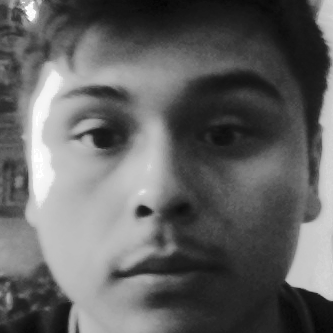
//> input picture faceRecognition/training_samples/dcface_10.png, 333 x 333 px, given in place of the camera
$ ./revision   (built with g++ and OpenCV 4)
//> lines starting //> are read from the running program, lines starting //| are printed output that depends on the picture; after the words box and inside, x2 and y2 are one past the last pixel; in counts of white or black regions, pixels touching at a corner belong together
// THE paper: https://lear.inrialpes.fr/people/triggs/pubs/Dalal-cvpr05.pdf
#include "opencv2/objdetect.hpp"
#include "opencv2/highgui.hpp"
#include "opencv2/imgproc.hpp"
#include <opencv2/opencv.hpp>
#include <iostream>
#include <stdio.h>
#include <string.h>
#include <vector>
#include <time.h>
#include <typeinfo>


#define PATH_FACE_CASCADE "./HAAR_faceData/haarcascade_frontalface_alt.xml"
#define FILENAME_SESSION_DATA "info.txt"
#define PATH_SAMPLE_DIR "training_data"

#define PATH_SAVE_MODEL "myFace.yml"

#define DEBUG
#define DEBUG_STEP
//#define DEBUG_SHOW_SAMPLE

#define FACE_INPUT_WINDOW Size(128, 128)
#define HOG_STRIDE_WINDOW Size(32, 32)
#define HOG_STRIDE_PADDING Size(0, 0)


typedef enum
{
    s_Setup,
    s_Sample,
    s_Detect,
    s_Select,
    s_Exit
} State_t;

static State_t state = s_Setup;

using namespace cv;
using namespace cv::ml;
using namespace std;

Mat get_hogdescriptor_visu(const Mat& color_origImg, vector<float>& descriptorValues, const Size & size );

// [9 lines left out: functions error, warning, not called in this run]

class FaceIdentifier
{
    private:
        struct Batch
        {
            vector < Mat > hog_descriptors;  //
            vector < int > labels;     // +1, -1. Corresponds with the nth sample

            // [50 lines left out: functions push, size, dump, not called in this run]
        };

        // Flattening a gradient grid gives a single sample's Input layer vector. We'll need our SVM to
        // to correlate this with one our binary labels.
        // In my case (Is the face on screen David)? : yes-label : no-label
        vector <int>  labels;

        // Once we train an SVM, we can load a HOG Descriptor with it and it'll take care of computing and
        // evaluating incoming hogs
        HOGDescriptor * hog_detector;

        // Same things as gradients but left
        Ptr    <SVM> svm;
        bool     trained;
        Batch batch;

        // Session dir is for storing the post-conditioned sample images
        string session_dir;
        string session_metadata;

        int positive_count;
        int negative_count;

        // TODO
        // Desc: Images get WxH for HOG descriptor which corresponds to subtiles for HOG
        //       This subtile matrix results in a matrix of gradients also WxH
        //       Func flattens this WxH for our 1-D input layer. It does this for all samples in batch
        //       creating a matrix which is First_layer_width x Nsamples, with each row being a sample's
        //       flattened HOG

        //TODO: fix up usages of this function
        // [53 lines left out: functions compatBatch, initSVM, loadSession, not called in this run]


    public:
        FaceIdentifier(const string & sample_dir, const string & meta_filename) :
            session_dir(sample_dir),
            session_metadata(sample_dir + "/" + meta_filename)

        {
            positive_count = 0;
            negative_count = 0;
            trained        = false;
        }


        // TODO: Verify still working
        // [52 lines left out: functions saveSession, loadPretrained, sample, not called in this run]

        /* Desc: Grids the input frame into cells of same size as sample data. Then, creates samples of
         *       'isPositive' type for each cell whose area is completely within frame. Basically a way
         *       to be lazy and use one big photo instead of taking multiple photos for negative samples.
         */
        // [94 lines left out: functions multiFragSample, train, isTrained, save, detect, not called in this run]

};


class HaarClassifier
{
    private:

        Mat mcurrent_frame_conditioned;
        vector<Rect> vfaces_in_frame; // Size 16
        CascadeClassifier cascade;

        void neatralizeInput(const Mat &finput, Mat &foutput)
        {
              // Get gray scale image and Histogram Equalize to diminish lighting influences
              Mat inter;
              cvtColor(finput, inter, CV_BGR2GRAY);
              // Potential Improvement:
              // https://stackoverflow.com/questions/15007304/histogram-equalization-not-working-on-color-image-opencv
              equalizeHist(inter, foutput);
        }

    // Uses HAAR cascades to detect faces. Also returns the Grayscale convervted frame
    void drawFacesOn(Mat & img_display)
    {
        // Draw faces onto img_display frame
        for (int i = 0; i < vfaces_in_frame.size(); i++)
        {
            Point top_left(vfaces_in_frame[i].x, vfaces_in_frame[i].y );
            Point bottom_right(vfaces_in_frame[i].x + vfaces_in_frame[i].width,
                               vfaces_in_frame[i].y + vfaces_in_frame[i].height);

            // Make the first discovered face the Face of Interest
            if(i == 0) rectangle(img_display, top_left, bottom_right, Scalar(0,255, 0), 4, 8, 0 );
            else       rectangle(img_display, top_left, bottom_right, Scalar(255,0, 0), 4, 8, 0 );
        }
    }

    // Desc : Update faces vector with faces in given frame
    void findFaces(const Mat & finput)
    {
        cascade.detectMultiScale(mcurrent_frame_conditioned,
                                 vfaces_in_frame,
                                 1.1, 2,
                                 0|CV_HAAR_SCALE_IMAGE,
                                 Size(30, 30));
    }

    public:
        HaarClassifier(string path2coefficients = "")
        {
            Mat mcurrent_frame_conditioned = Mat();
            vector<Rect> vfaces_in_frame   = vector <Rect>();// Size 16
            CascadeClassifier cascade      = CascadeClassifier();

            if (path2coefficients.size() > 0) load(path2coefficients);
        }
        // Desc: Take some input image, find the faces and update the capture faces this
        //       HAAR classifier knows of, then draw those faces on some temporary image and show it
        void showFaces(const Mat & img_2check)
        {
            // Read current frame, dont bother processing bad frames
            if (img_2check.empty()) return;

            // Massage the input a bit, and store for reference
            neatralizeInput(img_2check, mcurrent_frame_conditioned);

            // Update faces vector with those in current frame
            findFaces(img_2check);

            // Overlay the discovered faces on input image and show it
            Mat display = img_2check.clone();
            drawFacesOn(display);
            imshow("[HAAR Classifier]: Faces In Frame", display);
        }

        bool load(string path_cascades_yml)
        {
            cout << "Loading HAAR data from\n    '" << path_cascades_yml << "'\n";
            if( !cascade.load(path_cascades_yml) )
            {
                error(__func__, "Couldn't load HAAR coefficients file");
                return false;
            }
            else return true;
        }

        // Desc: Return main face of interest, the face to be sampled. Additionally, resizes face
        //       to be of same size as those used to train the SVM
        // [30 lines left out: functions getFOI, getFaces, getFrame, saveFrame, not called in this run]

};


string getStateName(State_t state)
{
    switch(state)
    {
        case s_Setup  : return "Setup";
        case s_Sample : return "Sampling";
        case s_Detect : return "Detecting";
        case s_Select : return "Selecting";
        case s_Exit   : return "Exiting";
        default       : error(__FUNCTION__, "Corrupted state!");
    }
    return "Corrupted";
}

// State transitions
# define BTN_MENU 27 // Esc
State_t parse_Keys(char key, char last_key, State_t current_state)
{
    // Check for requested state change
    if (last_key == BTN_MENU) // Esc
    {
        switch(tolower(key))
        {
            case 's':
            {
                cout << "Sampling..." << endl
                     << "    " << "Press 'p' for a positive sample and 'n' for a negative sample" << endl;
                return s_Sample;
            }
            case 'd':
            {
                cout << "Detecting..." << endl;
                return s_Detect;
            }
            case 'x':
            {
                cout << "Exiting..." << endl;
                return s_Exit;
            }
        }
    }

    // Instructions or stay in the same state
    if(key == BTN_MENU)
    {
        cout << "Menu (" << getStateName(current_state) << "):" << endl
             << "'s' : Sample +/-" << endl
             << "'d' : Detect (Post-training)" << endl
             << "'x' : Exit and Save"   << endl
             << "'l' : Show positions of faces" << endl;
    }
    return current_state;
}


bool cameraCheck(VideoCapture stream)
{
    if (!stream.isOpened())
    {
        cout << "Unable to startup camera...Exiting!\n";
        return false;
    } else return true;
}


//---------------------------------------------------------------------------------------------------------------
//                                                    MAIN
//---------------------------------------------------------------------------------------------------------------
int main(int argc, char** argv)
{
    // Open up camera
    VideoCapture video(0);
    if(!cameraCheck( video )) return -1;


    // Load up face detection cascades for face localization HAAR
    HaarClassifier haar = HaarClassifier();
    if (!haar.load( PATH_FACE_CASCADE )) return -1;

    // Prepare Face Classifier
    FaceIdentifier detective = FaceIdentifier(PATH_SAMPLE_DIR, FILENAME_SESSION_DATA);

    // Routine
    char key = '\0';
    char last_key = '\0';
    Mat current_frame;
    for(;;)
    {
        // Capture frame
        video >> current_frame;
//> current_frame is the input picture: 333 rows x 333 cols, CV_8UC3; min 4, max 255, mean 98.7

        // Parse keyboard input
        key   = waitKey(30);
//> the 'x' key is pressed
        state = parse_Keys(key, last_key, state);
        if(key > 0) last_key = key;

        // No matter the state, let's show user's what face is being tracked
        haar.showFaces(current_frame);
//> in neatralizeInput, `equalizeHist(inter, foutput);`:
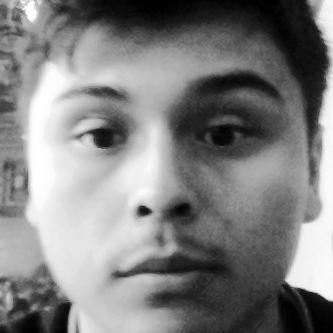
//> foutput: 333 rows x 333 cols, CV_8UC1; min 0, max 255, mean 128.7
//> in findFaces, `cascade.detectMultiScale(mcurrent_frame_conditioned, vfaces_in_frame, ..`: vfaces_in_frame = 2 Rects (x, y, width, height): [101, 166, 116, 116], [23, 23, 283, 283]
//> the loop in drawFacesOn, `for (int i = 0; i < vfaces_in_frame.size(); i++)` made 2 passes
//> (top_left, bottom_right) on passes 1 to 2: (Point(101, 166), Point(217, 282)), (Point(23, 23), Point(306, 306))
//> after the loop in drawFacesOn, `for (int i = 0; i < vfaces_in_frame.size(); i++)`:
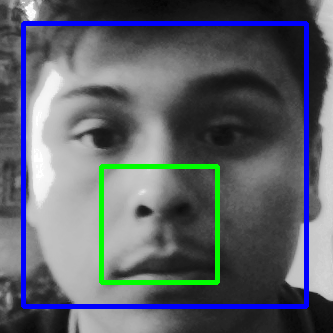
//> img_display: 333 rows x 333 cols, CV_8UC3; 7.17% of pixels changed, all inside (x1, y1, x2, y2) = (21, 21, 309, 309)

        // FSM
        switch(state)
        {
            case(s_Setup):
            {
                cout << "Press 'esc' for the Menu" << endl
                     << "Let's start by sampling." << endl
                     << "Press 'p' for a positive sample and 'n' for a negative sample" << endl
                     << "Note: Have roughly equal number of positive/negative samples to mitigate biasing" << endl;
                state = s_Sample;
                break;
            }
            case(s_Sample):
            {
                switch(key)
                {
                    case 'p':
                    {
                        detective.sample(true, haar.getFOI());

                        break;
                    }
                    case 'n':
                    {
                        // Split up the current frame into as many subwindows of same size as rest of samples
                        // TODO: do fragmentSample. Get conditioned input frame from HAAR
                        // TODO: Verify the above, now implemented, works as intended
                        detective.multiFragSample(false, haar.getFrame());

                        break;
                    }
                    case 'f':
                    {
                        static int test_count = 0;
                        string tmp = "test_samples/t";
                        haar.saveFrame(tmp + to_string(test_count++) + ".png");
                        break;
                    }

                }
                break;
            }
            case(s_Detect):
            {
                if (!detective.isTrained()) detective.train();

                // Try to match all faces found in the frame
                int match_count = 0;
                vector <Mat> faces = haar.getFaces();
                for (const Mat & face : faces) if (detective.detect(face)) match_count++;

                printf("Davids found among faces -- [%d/%d]\n", match_count, faces.size());

                break;
            }
            case(s_Select):
            {
                break;
            }
            case(s_Exit):
            {
                // Save training session
                detective.saveSession();

                return 0;
            }
            default:
            {
                error(__FUNCTION__, "Corrupted State!");
                return 1;
            }
        }
    }
}


// From http://www.juergenwiki.de/work/wiki/doku.php?id=public:hog_descriptor_computation_and_visualization
// [157 lines left out: function get_hogdescriptor_visu, not called in this run]

$ run again, on faceRecognition/training_samples/dcface_13.png
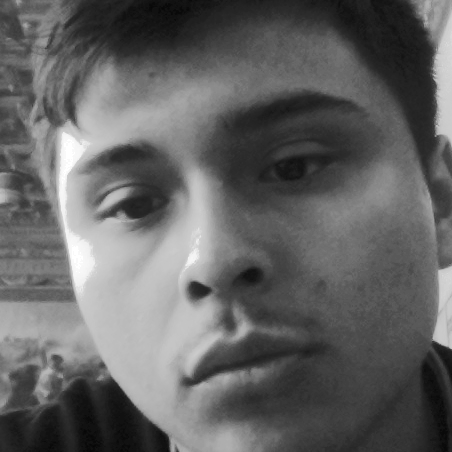
//> input picture faceRecognition/training_samples/dcface_13.png, 452 x 452 px, given in place of the camera
//> current_frame is the input picture: 452 rows x 452 cols, CV_8UC3; min 5, max 255, mean 99
//> in neatralizeInput, `equalizeHist(inter, foutput);`:
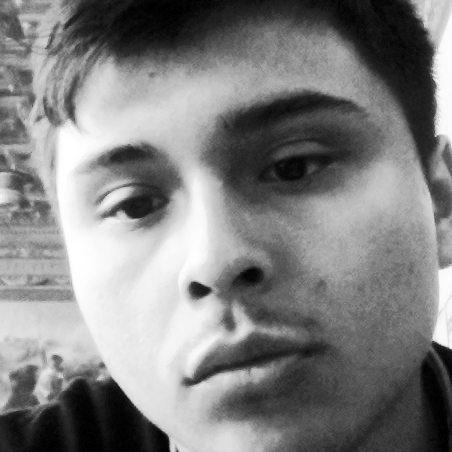
//> foutput: 452 rows x 452 cols, CV_8UC1; min 0, max 255, mean 128.8
//> vfaces_in_frame = 1 Rect (x, y, width, height): [10, 10, 422, 422]
//> the loop in drawFacesOn, `for (int i = 0; i < vfaces_in_frame.size(); i++)` made 1 pass
//> (top_left, bottom_right) on pass 1: (Point(10, 10), Point(432, 432))
//> after the loop in drawFacesOn, `for (int i = 0; i < vfaces_in_frame.size(); i++)`:
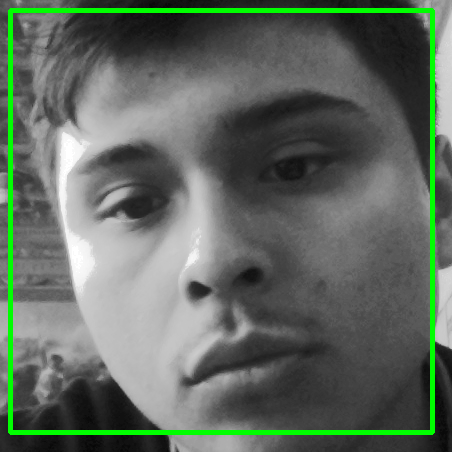
//> img_display: 452 rows x 452 cols, CV_8UC3; 4.13% of pixels changed, all inside (x1, y1, x2, y2) = (8, 8, 435, 435)

$ run again, on faceRecognition/training_samples/dcface_7.png
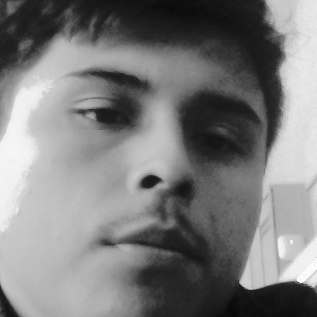
//> input picture faceRecognition/training_samples/dcface_7.png, 317 x 317 px, given in place of the camera
//> current_frame is the input picture: 317 rows x 317 cols, CV_8UC3; min 5, max 255, mean 124.2
//> in neatralizeInput, `equalizeHist(inter, foutput);`:
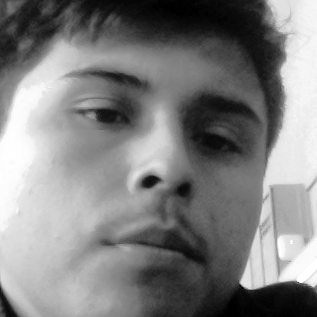
//> foutput: 317 rows x 317 cols, CV_8UC1; min 0, max 255, mean 128.6
//> vfaces_in_frame = 1 Rect (x, y, width, height): [23, 9, 280, 280]
//> the loop in drawFacesOn, `for (int i = 0; i < vfaces_in_frame.size(); i++)` made 1 pass
//> (top_left, bottom_right) on pass 1: (Point(23, 9), Point(303, 289))
//> after the loop in drawFacesOn, `for (int i = 0; i < vfaces_in_frame.size(); i++)`:
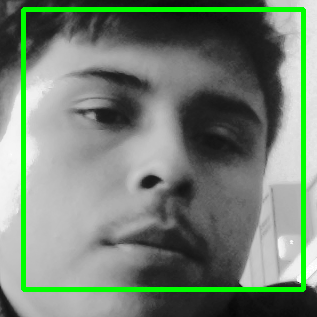
//> img_display: 317 rows x 317 cols, CV_8UC3; 5.56% of pixels changed, all inside (x1, y1, x2, y2) = (21, 7, 306, 292)
